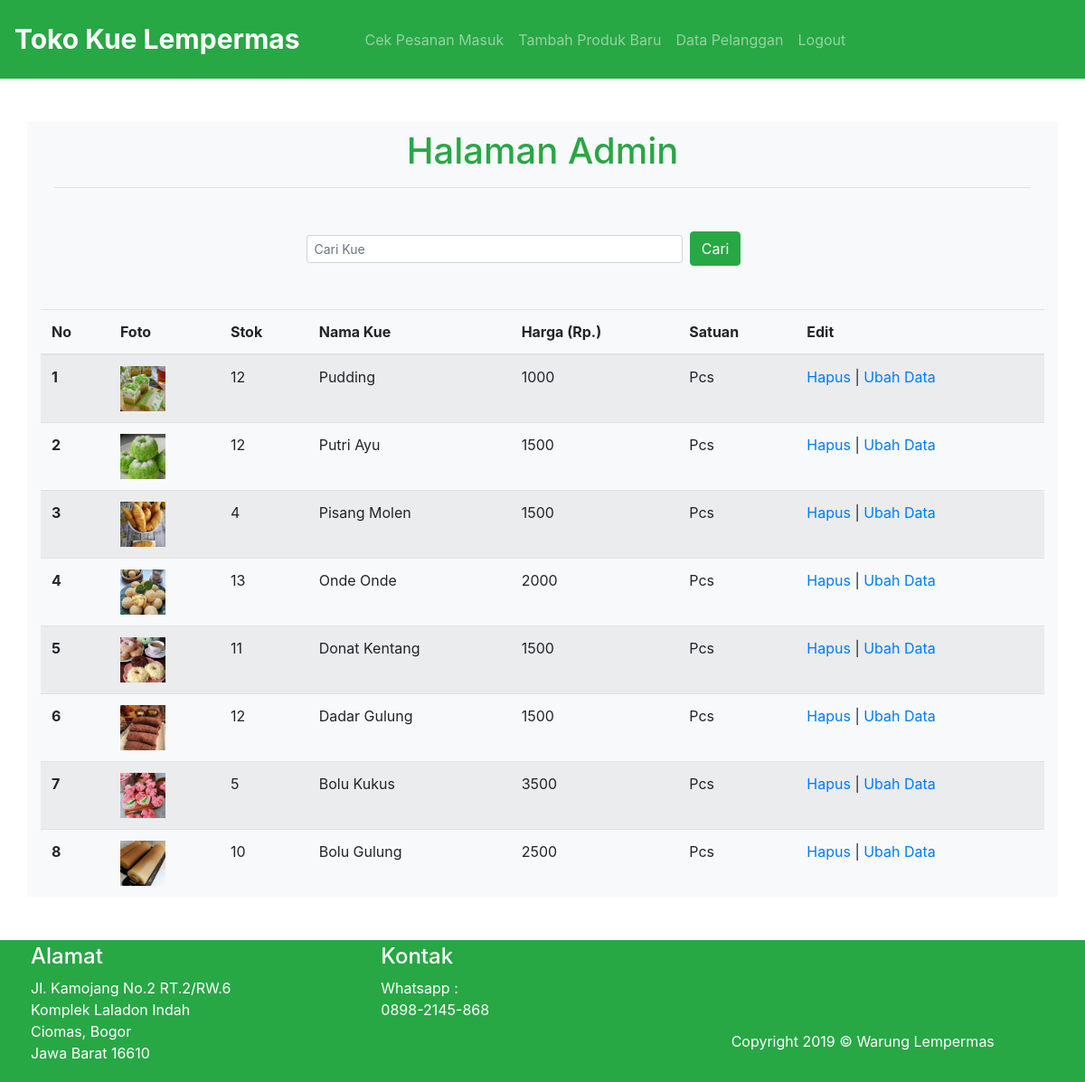
The page /admin.php (signed in) on the database its author committed.
### tables this page shows
CREATE TABLE `kuebasah` (
  `id_produk` int(11) NOT NULL,
  `stok` int(11) NOT NULL,
  `nama` varchar(100) NOT NULL,
  `satuan` varchar(100) NOT NULL,
  `harga` int(11) NOT NULL,
  `gambar` varchar(100) NOT NULL
);

### functions.php (called while the page is built, shortened)
<?php
$conn = mysqli_connect("localhost", "root", "", "lempermas");
function query ($query) {
    global $conn;
    $result = mysqli_query($conn, $query);
    $rows = [];
    while ( $row = mysqli_fetch_assoc($result) ) {
        $rows[] = $row;
    }
    return $rows;
}
?>

### admin.php (the view, shortened to what this page needs)
<?php
require 'functions.php';
$kuebasah = query("SELECT * FROM kuebasah ORDER BY id_produk DESC");
?>
<!doctype html>
<html lang="en">
<head>
    <link rel="stylesheet" href="css/bootstrap.min.css">
    <link rel="stylesheet" href="style/style.css">
</head>
<body>
    <section class="nav">
        <nav class="navbar navbar-expand-lg navbar-dark bg-success w-100 p-3">
            <a class="navbar-brand font-weight-bold" href="index.php">Toko Kue Lempermas</a>
            <div class="collapse navbar-collapse ml-5" id="navbarSupportedContent">
                <ul class="navbar-nav mr-auto">
                    <li class="nav-item">
                        <a class="nav-link" href="pesanan.php">Cek Pesanan Masuk</a>
                    </li>
                    <li class="nav-item">
                        <a class="nav-link" href="tambah.php">Tambah Produk Baru</a>
                    </li>
                    <li class="nav-item">
                        <a class="nav-link" href="pelanggan.php">Data Pelanggan</a>
                    </li>
                    <li class="nav-item">
                        <a class="nav-link" href="logout.php">Logout</a>
                    </li>
                </ul>
            </div>
        </nav>
    </section>
    <section class="cek">
        <div class="container bg-light mt-5">
            <div class="col pt-2 text-center mb-5">
                <h1 class="text-success">Halaman Admin</h1>
                <hr>
            </div>
            <form class="form-inline md-form form-sm mb-5 mt-5 w-50 mx-auto" method="post">
                <input class="form-control form-control-sm ml-3 w-75" type="text" placeholder="Cari Kue"
                    aria-label="Search" name="keyword" autocomplete="off" autofocus>
                <button type="submit" name="cari" class="btn btn-success ml-2">Cari</button>
            </form>
            <table class="table table-striped mb-5 mt-5">
                <thead>
                    <tr>
                        <th scope="col">No</th>
                        <th scope="col">Foto</th>
                        <th scope="col">Stok</th>
                        <th scope="col">Nama Kue</th>
                        <th scope="col">Harga (Rp.)</th>
                        <th scope="col">Satuan</th>
                        <th scope="col">Edit</th>
                    </tr>
                </thead>
                <tbody>
                    <?php $i=1; ?>
                    <?php foreach( $kuebasah as $row ) : ?>
                    <tr>
                        <th scope="row"><?= $i; ?></th>
                        <td><img src="img/<?= $row["gambar"];?>" width="50"></td>
                        <td><?= $row["stok"];?></td>
                        <td><?= $row["nama"];?></td>
                        <td><?= $row["harga"];?></td>
                        <td><?= $row["satuan"];?></td>
                        <td>
                        <a href="hapus.php?id=<?= $row["id_produk"];?>" onclick="return confirm('Apakah yakin ingin Dihapus?')">Hapus</a> |
                        <a href="ubah.php?id=<?= $row["id_produk"];?>">Ubah Data</a></td>
                    </tr>
                    <?php $i++; ?>
                    <?php endforeach; ?>
                    </tbody>
            </table>
        </div>
    </section>
    <footer class="bg-success text-white w-100 position-static">
        <div class="container p-1">
            <div class="row">
                <div class="col-sm-4">
                    <h4>Alamat</h4>
                    <p>Jl. Kamojang No.2
                        RT.2/RW.6<br>
                        Komplek Laladon Indah<br>
                        Ciomas, Bogor<br>
                        Jawa Barat 16610</p>
                </div>
                <div class="col-sm-4">
                    <h4>Kontak</h4>
                    <p>
                        Whatsapp :<br>
                        0898-2145-868
                    </p>
                </div>
                <div class="col-sm-4">
                    <p class="mt-5 pt-5">Copyright 2019 &copy; Warung Lempermas</p>
                </div>
            </div>
        </div>
    </footer>
</body>
</html>

### style/style.css (style rules this page uses)
.navbar-brand { font-size: 30px; }

### rows shown on the page
kuebasah: gambar (picture), stok "12", nama "Pudding", harga "1000", satuan "Pcs"
kuebasah: gambar (picture), stok "12", nama "Putri Ayu", harga "1500", satuan "Pcs"
kuebasah: gambar (picture), stok "4", nama "Pisang Molen", harga "1500", satuan "Pcs"
kuebasah: gambar (picture), stok "13", nama "Onde Onde", harga "2000", satuan "Pcs"
kuebasah: gambar (picture), stok "11", nama "Donat Kentang", harga "1500", satuan "Pcs"
kuebasah: gambar (picture), stok "12", nama "Dadar Gulung", harga "1500", satuan "Pcs"
kuebasah: gambar (picture), stok "5", nama "Bolu Kukus", harga "3500", satuan "Pcs"
kuebasah: gambar (picture), stok "10", nama "Bolu Gulung", harga "2500", satuan "Pcs"
